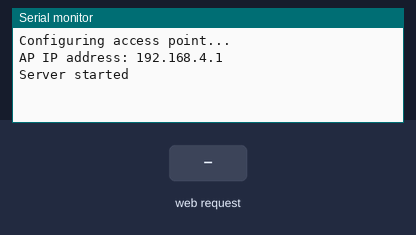
The sketch below on a simulated ESP32. Parts: the last lines printed to the serial monitor. Inputs (shaded band) come from the test bench. WiFi joins after 1.5 s; servers stay silent unless stated.

Above: at 1.2 s.
1.3 s: HTTP request GET /wifiInfo received
At 1.7 s:
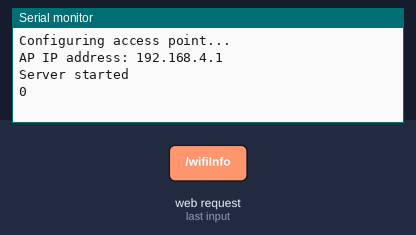
3.3 s: HTTP request GET /wifiInfo?ssid=1 received
At 4.4 s:
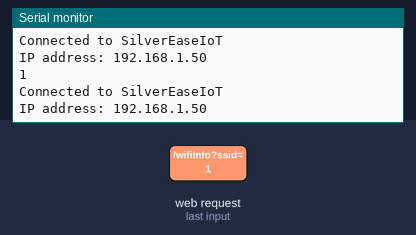

The sketch:

IoT.ino
```cpp
#include "index.h"
#include <WiFi.h>
#include <WiFiClient.h>
#include <WiFiAP.h>
#include <WebServer.h>

const char *ssid = "SilverEaseIoT";
const char *password = "123456789";

WebServer server(80);

//root page
void handleRoot(){
  server.send(200,"text/html",PAGE_INDEX);
}

//wifi 處理及連線
void handleWifi(){
  Serial.println(server.args());
  server.send(200,"text/html",PAGE_INDEX);

  // 連線到指定的WiFi
  WiFi.mode(WIFI_STA);
  WiFi.begin(server.arg("ssid"), server.arg("password"));
  Serial.println("");

  // Wait for connection
  while (WiFi.status() != WL_CONNECTED) {
    delay(500);
    Serial.print(".");
  }
  Serial.println("");
  Serial.print("Connected to ");
  Serial.println(ssid);
  Serial.print("IP address: ");
  Serial.println(WiFi.localIP());
}

void setup(void) {
  Serial.begin(115200);
  Serial.println();
  Serial.println("Configuring access point...");

  //啟動AP
  if (!WiFi.softAP(ssid, password)) {
    log_e("Soft AP creation failed.");
    while(1);
  }
  IPAddress myIP = WiFi.softAPIP();
  Serial.print("AP IP address: ");
  Serial.println(myIP);

  //設定路由
  server.on("/",handleRoot);
  server.on("/wifiInfo",handleWifi);

  //啟動server
  server.begin();
  Serial.println("Server started");

}

void loop(void) {
  server.handleClient();
  delay(2);
}
```

index.h
```cpp
const char PAGE_INDEX[] PROGMEM= R"=====(
<!DOCTYPE html>
<html lang="en">
<head>
    <meta charset="UTF-8">
    <meta name="viewport" content="width=device-width, initial-scale=1.0">
    <title>Document</title>
</head>
<body>
    <div id="wifiInfo">
        <form action="/wifiInfo" method="POST">
            <div>WiFi SSID:<input type="text" name="ssid"></div>
            <div>Password:<input type="text" name="password"></div>
            <div><input type="submit" value="連線"></div>
        </form>
    </div>
</body>
</html>
)=====";
```

Measured:
- after the input at 1.3 s, the serial monitor: prints a new line at once (image 1)
- after the input at 3.3 s, the serial monitor: prints a new line at once (image 2)
